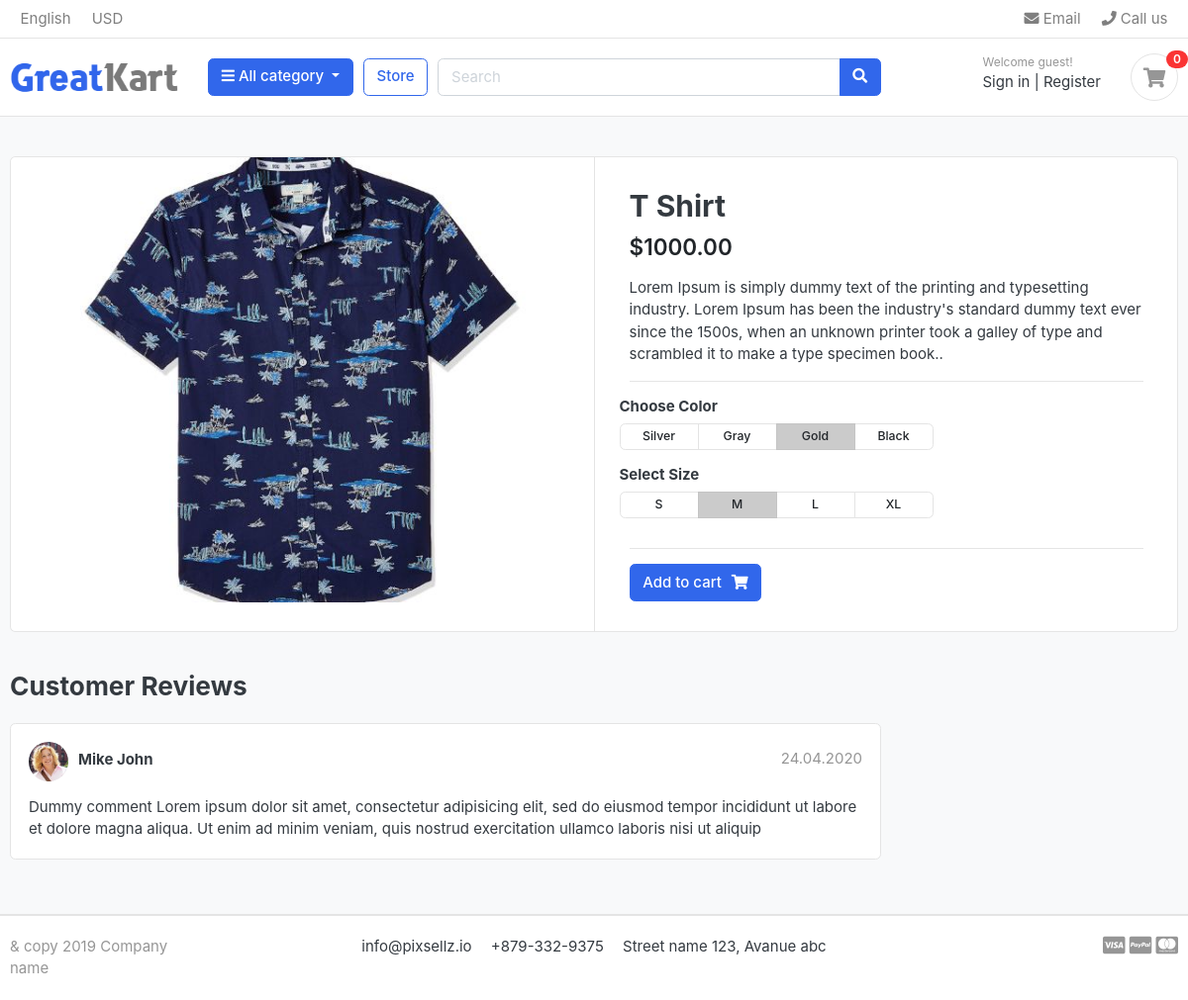
The app's page /store/t-shirt/t-shirt/ with its own data.
### store/models.py (models this page shows, shortened)
class Product(models.Model):
    Product_name    = models.CharField(max_length=50, unique=True)
    Slug            = models.SlugField(max_length=50, unique=True)
    Description     = models.TextField()
    Price           = models.IntegerField()
    Image           = models.ImageField(upload_to='product/images')
    Stock           = models.IntegerField()
    is_available    = models.BooleanField(default=True)
    category        = models.ForeignKey(Categorie, on_delete=models.CASCADE)
    Created_date    = models.DateTimeField(auto_now_add=True)
    Modified_date   = models.DateTimeField(auto_now=True)

### store/views.py (the view)
# urls.py: path('<slug:category_slug>/<slug:product_slug>/', views.product_details, name='product_by_details'),
def product_details(request,category_slug,product_slug):
    try:
        single_product = Product.objects.get(category__slug=category_slug,Slug=product_slug)
    except Product.DoesNotExist:
        raise Http404("Product not found.")
    context ={
        'single_product': single_product,
    }
    return render(request, 'product-detail.html', context)

### cart/context_processor.py (called while the page is built)
def counter(request):
    cart_count = 0
    try :
        cart = Cart.objects.get(cart_id= _cart_id(request))
        cart_itams = CartIteam.objects.filter(cart=cart, is_active=True)
        cart_count = sum(iteam.quantity for iteam in cart_itams)
    except Cart.DoesNotExist:
        cart_count = 0
    return dict(cart_count=cart_count)

### cart/views.py (called while the page is built)
def _cart_id(request):
    cart = request.session.session_key
    if not cart:
       cart = request.session.create()
    return cart

### category/context_processor.py (called while the page is built)
def get_links(request):
    links = Categorie.objects.all()
    return dict(link=links)

### templates/product-detail.html
{% extends "base.html" %}
{% block content %}
{% load static %}
<section class="section-content padding-y bg">
<div class="container">
<div class="card">
	<div class="row no-gutters">
		<aside class="col-md-6">
<article class="gallery-wrap">
	<div class="img-big-wrap">
	   <a href="#"><img src="{{single_product.Image.url}}"></a>
	</div>
</article>
		</aside>
		<main class="col-md-6 border-left">
<article class="content-body">
<h2 class="title">{{single_product.Product_name}}</h2>
<div class="mb-3">
	<var class="price h4">${{single_product.Price}}.00</var>
</div>
<p>{{single_product.Description}}.</p>
<hr>
	<div class="row">
		<div class="item-option-select">
			<h6>Choose Color</h6>
			<div class="btn-group btn-group-sm btn-group-toggle" data-toggle="buttons">
			  <label class="btn btn-light">
			    <input type="radio" name="radio_color"> Silver
			  </label>
			  <label class="btn btn-light">
			    <input type="radio" name="radio_color" > Gray
			  </label>
			  <label class="btn btn-light active">
			    <input type="radio" name="radio_color checked"> Gold
			  </label>
			  <label class="btn btn-light">
			    <input type="radio" name="radio_color"> Black
			  </label>
			</div>
		</div>
	</div>
	<div class="row">
		<div class="item-option-select">
			<h6>Select Size</h6>
			<div class="btn-group btn-group-sm btn-group-toggle" data-toggle="buttons">
			  <label class="btn btn-light">
			    <input type="radio" name="radio_color"> S
			  </label>
			  <label class="btn btn-light active">
			    <input type="radio" name="radio_color" checked> M
			  </label>
			  <label class="btn btn-light">
			    <input type="radio" name="radio_color"> L
			  </label>
			  <label class="btn btn-light">
			    <input type="radio" name="radio_color"> XL
			  </label>
			</div>
		</div>
	</div>
	<hr>
	{% if single_product.Stock < 1 %}
  		<h5>Out of Stock</h5>
	{% else %}
		<a href="{% url 'add_cart' single_product.id %}" class="btn btn-primary"><span class="text">Add to cart</span><i class="fas fa-shopping-cart"></i></a>
	{% endif %}
</article>
		</main>
	</div>
</div>
<br>
<div class="row">
			<div class="col-md-9">
	<header class="section-heading">
		<h3>Customer Reviews </h3>
	</header>
	<article class="box mb-3">
		<div class="icontext w-100">
			<img src="{% static "./images/avatars/avatar1.jpg" %}" class="img-xs icon rounded-circle">
			<div class="text">
				<span class="date text-muted float-md-right">24.04.2020 </span>
				<h6 class="mb-1">Mike John </h6>
			</div>
		</div>
		<div class="mt-3">
			<p>
				Dummy comment Lorem ipsum dolor sit amet, consectetur adipisicing elit, sed do eiusmod
				tempor incididunt ut labore et dolore magna aliqua. Ut enim ad minim veniam,
				quis nostrud exercitation ullamco laboris nisi ut aliquip
			</p>
		</div>
	</article>
	</div>
</div>
</div>
</section>
{% endblock content %}

### static/css/ui.css (style rules this page uses)
html { font-family: "Inter", sans-serif; font-size: 15px; }
.content-body { flex: 1 1 auto; padding: 2rem 2.3rem; }
.img-xs, .img-sm, .img-md, .img-lg { -o-object-fit: cover; object-fit: cover; flex-shrink: 0; flex-grow: 0; }
.img-xs { width: 40px; height: 40px; }
.padding-y { padding-top: 40px; padding-bottom: 40px; }
var { font-style: normal; }
article:after, .form-group:after { display: block; clear: both; content: ""; }
.bg { background-color: #f8f9fa; }
.section-heading { margin-bottom: 20px; margin-top: 15px; }
p:last-child { margin-bottom: 0; }
.btn-light { background-color: #fff; border-color: #e4e4e4; }
.btn .text + i { margin-left: 10px; }
.icontext { display: inline-flex; align-items: center; vertical-align: middle; }
.icontext .text { width: 100%; line-height: 1.2; }
.icontext .icon { position: relative; margin-right: 10px; flex-shrink: 0; flex-grow: 0; }
.price { font-weight: 600; color: #212529; }
.box { padding: 18px; background: #fff; border-radius: 0.37rem; border: 1px solid #e4e4e4; }
.box img { max-width: 100%; }
.gallery-wrap .img-big-wrap { margin-bottom: 10px; border-radius: 0.37rem; overflow: hidden; background-color: #fff; }
.gallery-wrap .img-big-wrap a { text-align: center; display: block; }
.gallery-wrap .img-big-wrap img { height: 450px; width: auto; display: inline-block; }
.item-option-select { margin-bottom: 1rem; display: inline-block; margin-right: 15px; }
.item-option-select .btn { min-width: 80px; }

### records on screen
Product: Image (picture), Product_name "T Shirt", Price "1000", Description "Lorem Ipsum is simply dummy text of the printing and typesetting industry. Lorem Ipsum has been the industry's standard dummy text ever since the 1500s, when an unknown printer took a galley of type and scrambled it to make a type specimen book."

### other values on screen
{{ cart_count }} "0"
